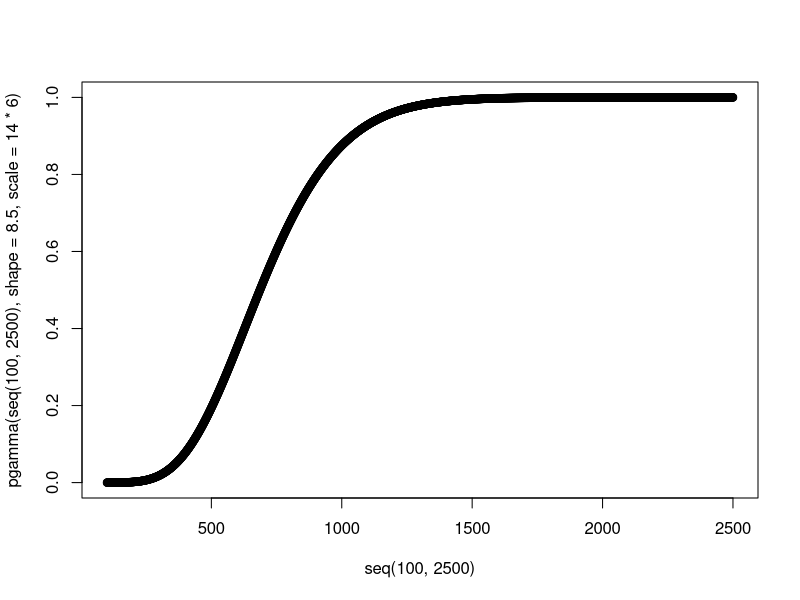
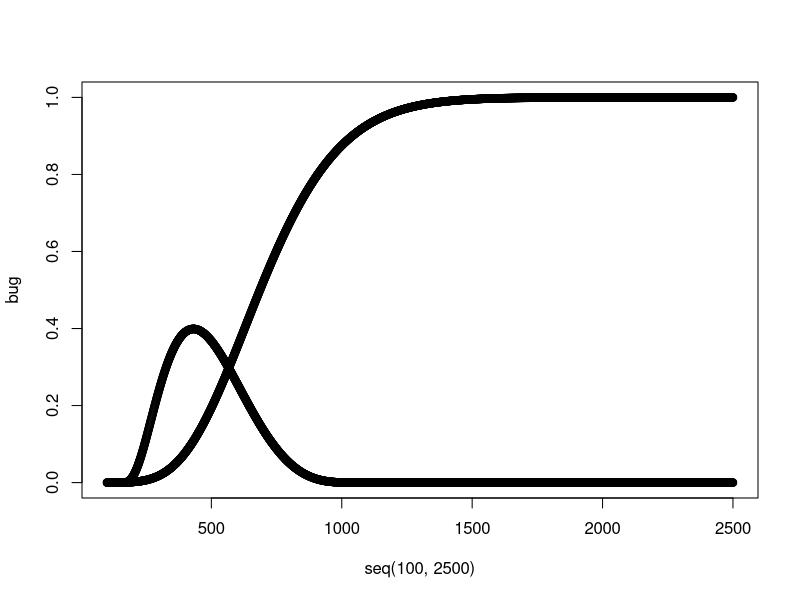
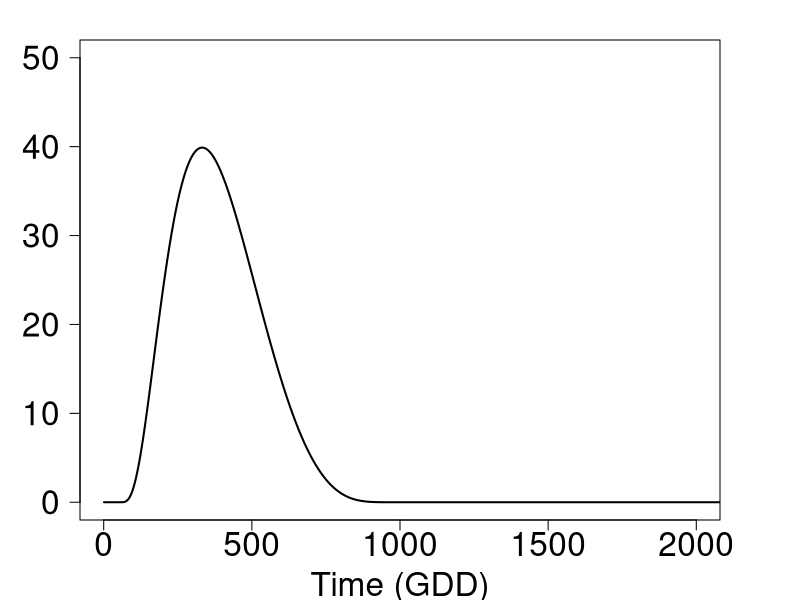

Source code (R) for these figures, in order: (Note: this script raises an error after producing the figures.)


#Canola

plot(seq(100, 2500), pgamma(seq(100, 2500), shape = 8.5, scale = 14*6))

pgamma(850, shape = 8.5, scale = 14*6)


pgamma(1400, shape = 8.5, scale = 14*6)



# cabbage seedpod weevil


dJohnSB_ph <- function(x) {
  gamma = 1.0737
  delta = 1.2394
  xi = 150
  lambda = 950
  dnorm(gamma + delta * (log((x - xi) / (lambda - (x - xi)))), 0 , 1)
}


bug = dJohnSB_ph(seq(100, 2500))
bug[which(is.nan(bug))] <- 0

crop = pgamma(seq(100, 2500), shape = 8.5, scale = 14*6)


plot(seq(100, 2500), bug, ylim = c(0, 1))

points(seq(100, 2500), crop)








CSW_00 <- function(t, th) {
  
  res = 0
  
  pop <- bug*100
  
  dama <- rep(NA, length(t))
  dama[1] <- 0
  
  dama1 <- rep(NA, length(t))
  dama1[1] <- 0
  
  apl <- 0
  
  for(i in 1: length(t)) {
    
    if(pop[i+1] >= th) {
      apl <- which(pop >= th)
      res = resT
    }
    
    if(i <= (apl[length(apl)] + res - 1)) {
      pop[i+1] <- pop[apl[length(apl)] - 1] * Sur
    }
    dama[i+1] <- (pop[i] * 0.00012) * crop[i]
    dama1[i+1] <- dama1[i] + (dama[i+1] * (1 - (dama1[i] / 0.8)))
  }
  
  
  list(pop, dama1)
  
}

par(mar = c(4, 4, 2, 4))

plot(CSW_00(seq(0, 2000), th = 200)[[1]], xlab = "Time (GDD)", 
     ylab = "", cex.lab = 2, type = "l", 
     cex.axis = 2, lwd  = 2, xlim = c(0, 2000), ylim = c(0, 50), yaxt = "n")

axis(side = 2, at = seq(0, 50, 10), cex.axis = 2, las = 1)

polygon(seq(0, 2400), CSW_00(seq(0, 2000), th = 200)[[1]], col = CSWcol, border = NA)

par(new = TRUE)
plot(crop*100, xlab = "Time (GDD)", 
     ylab = "", cex.lab = 2, type = "l",
     cex.axis = 2, lwd  = 2, xlim = c(0, 2000), ylim = c(0, 100), yaxt = "n")

axis(side = 4, at = seq(0, 100, 20), cex.axis = 2, las = 1)
polygon(c(seq(0, 2400), 2400), c(crop*100, 0), col = Cancol, border = NA)


plot(CSW_00(seq(0, 2000), th = 200)[[2]], xlab = "Time (GDD)", 
     ylab = "Cumulative damage", cex.lab = 2, type = "l", 
     cex.axis = 2, lwd  = 2, xlim = c(0, 2000), ylim = c(0, 1))

f <- seq(1, 2000)

Canola_A <- function(x) {
  
  ires = 350
  
  t <- seq(1, 2000)
  
  res <- rep(NA, length(x))
  
  pop <- bug*100
  
  dama <- rep(NA, length(t))
  dama[1] <- 0
  
  dama1 <- rep(NA, length(t))
  dama1[1] <- 0
  
  for(i in 1: length(t)) {
    
    if(i >= x & i <= (x + ires)) {
      apl <- pop[x]
      pop[i+1] <- 0.01 * apl
    }
    
    
    dama[i+1] <- (pop[i] * 0.00012) * crop[i]
    dama1[i+1] <- dama1[i] + (dama[i+1] * (1 - (dama1[i] / 0.8)))
  }
  
  dama1[length(t)]
  
}

SPLCanA <- rep(NA, length(f))

for(i in 1: length(f)){
  SPLCanA[i] <- Canola_A(f[i])
}

SPLCanA[which.min(SPLCanA)]


par(mar = c(4, 4, 2, 2))
plot(f, SPLCanA*100, xlab = "Time (GDD)", 
     ylab = "", cex.lab = 2, type = "l", 
     cex.axis = 2, lwd  = 2, xlim = c(0, 2000), ylim = c(0, 30))
abline(h = SPLCanA[which.min(SPLCanA)]*100, lty = 2)

abline(v = which.min(SPLCanA), lty = 2)
